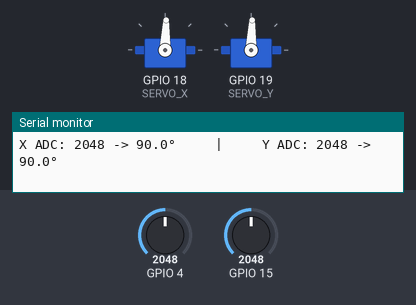
A sketch run on a simulated ESP32. Shown: 2 × servo, the last lines printed to the serial monitor. The inputs (shaded band) are chosen by the test bench; at power-on: GPIO 4 = 2048, GPIO 15 = 2048 (analog values on the 0–4095 scale). Servo pulses on a pin are drawn as a servo (544–2400 µs = 0–180°).

Above: at 9.9 s.
10.0 s: GPIO 4 set to 2122
11.5 s: GPIO 4 set to 2221
At 12.7 s:
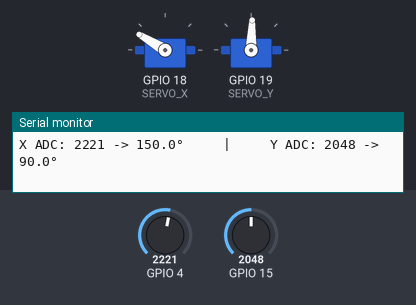
13.3 s: GPIO 15 set to 1867
At 14.7 s:
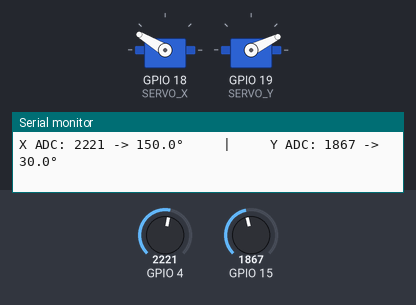
15.3 s: GPIO 15 set to 2440
At 16.5 s:
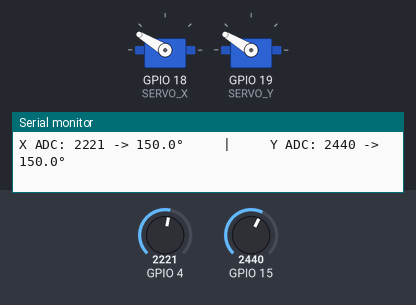
17.2 s: GPIO 4 set to 2047
At 18.7 s:
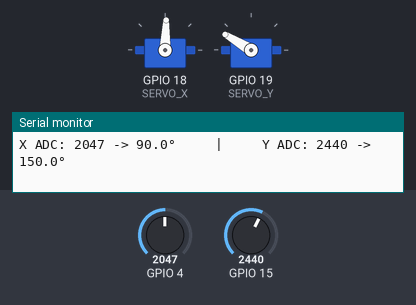
19.0 s: GPIO 15 set to 2212
20.5 s: GPIO 15 set to 2100
At 21.3 s:
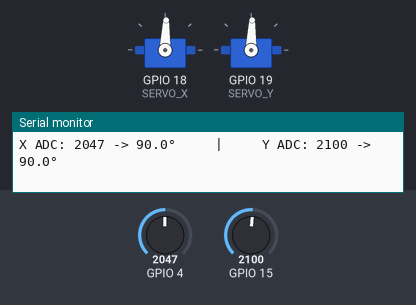
Timing chart, 0 to 23.3 s (numbered marks = the images above; inputs shaded):
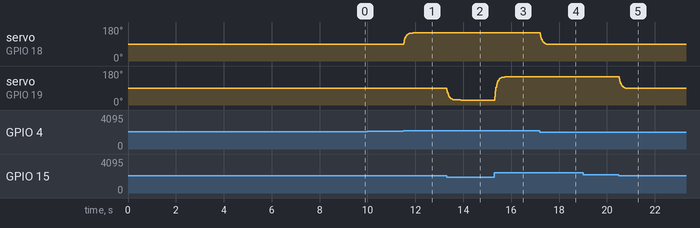

Measured:
- the behaviour switches between 2168 and 2169 on GPIO 4 (found by bisection; images 0 and 1)
- the behaviour switches between 1928 and 1927 on GPIO 15 (found by bisection; images 1 and 2)
- the behaviour switches between 2169 and 2168 on GPIO 15 (found by bisection; images 4 and 5)
- after the input at 11.5 s, servo on GPIO 18 (SERVO_X): moves from 88° to 149° over 0.37 s, starting at once
- after the input at 13.3 s, servo on GPIO 19 (SERVO_Y): moves from 88° to 26° over 0.58 s, starting at once
- after the input at 15.3 s, servo on GPIO 19 (SERVO_Y): moves from 26° to 149° over 0.43 s, starting at once
- after the input at 17.2 s, servo on GPIO 18 (SERVO_X): moves from 149° to 88° over 0.39 s, starting at once
- after the input at 20.5 s, servo on GPIO 19 (SERVO_Y): moves from 149° to 88° over 0.39 s, starting at once

The sketch:

movimiento_lengua.md.ino
```cpp
// ============================================================
// TENTÁCULO X/Y - ESP32
//
// Joystick X -> GPIO 4
// Joystick Y -> GPIO 15
//
// Servo X -> GPIO 18
// Servo Y -> GPIO 19
//
// Joystick alimentado con 3.3 V
// ============================================================


// ============================================================
// PINES
// ============================================================

const int JOYSTICK_X = 4;
const int JOYSTICK_Y = 15;

const int SERVO_X = 18;
const int SERVO_Y = 19;


// ============================================================
// SERVO PWM
// ============================================================

const int FRECUENCIA_SERVO = 50;
const int RESOLUCION_PWM = 16;

const int PULSO_MIN = 500;
const int PULSO_MAX = 2400;


// ============================================================
// RECORRIDO DE LOS SERVOS
// ============================================================

const float X_MIN = 30;
const float X_CENTRO = 90;
const float X_MAX = 150;

const float Y_MIN = 30;
const float Y_CENTRO = 90;
const float Y_MAX = 150;


// ============================================================
// CALIBRACIÓN DEL JOYSTICK
// ============================================================

int centroX = 2048;
int centroY = 2048;

int minimoX = 0;
int maximoX = 4095;

int minimoY = 0;
int maximoY = 4095;


// ============================================================
// ZONA MUERTA
// ============================================================

const int ZONA_MUERTA = 120;


// ============================================================
// SUAVIZADO
// ============================================================

float posicionX = 90;
float posicionY = 90;

const float SUAVIZADO = 0.15;


// ============================================================
// INVERTIR EJES
// ============================================================

const bool INVERTIR_X = false;
const bool INVERTIR_Y = false;


// ============================================================
// PWM SERVO
// ============================================================

uint32_t anguloAPWM(float angulo)
{
  angulo = constrain(angulo, 0, 180);

  float pulso =
    PULSO_MIN +
    (angulo / 180.0) *
    (PULSO_MAX - PULSO_MIN);

  return (uint32_t)(
    (pulso / 20000.0) * 65535.0
  );
}


void moverServo(int pin, float angulo)
{
  ledcWrite(pin, anguloAPWM(angulo));
}


// ============================================================
// LECTURA FILTRADA DEL ADC
// ============================================================

int leerJoystick(int pin)
{
  // Descartar primera lectura
  analogRead(pin);

  delayMicroseconds(100);

  long suma = 0;

  const int muestras = 8;

  for (int i = 0; i < muestras; i++)
  {
    suma += analogRead(pin);
    delayMicroseconds(80);
  }

  return suma / muestras;
}


// ============================================================
// CALIBRAR CENTRO
// ============================================================

void calibrarCentro()
{
  Serial.println();
  Serial.println("============================");
  Serial.println(" CALIBRANDO CENTRO");
  Serial.println(" NO MUEVAS EL JOYSTICK");
  Serial.println("============================");

  long sumaX = 0;
  long sumaY = 0;

  const int muestras = 150;

  for (int i = 0; i < muestras; i++)
  {
    sumaX += leerJoystick(JOYSTICK_X);
    sumaY += leerJoystick(JOYSTICK_Y);

    delay(5);
  }

  centroX = sumaX / muestras;
  centroY = sumaY / muestras;

  Serial.print("Centro X = ");
  Serial.println(centroX);

  Serial.print("Centro Y = ");
  Serial.println(centroY);
}


// ============================================================
// CALIBRAR EXTREMOS
// ============================================================

void calibrarExtremos()
{
  Serial.println();
  Serial.println("============================");
  Serial.println(" CALIBRANDO EXTREMOS");
  Serial.println();
  Serial.println("MUEVE EL JOYSTICK");
  Serial.println("COMPLETAMENTE EN TODAS");
  Serial.println("LAS DIRECCIONES");
  Serial.println("============================");


  // Empezamos desde el centro

  minimoX = centroX;
  maximoX = centroX;

  minimoY = centroY;
  maximoY = centroY;


  // 5 segundos para mover el joystick

  unsigned long inicio = millis();

  while (millis() - inicio < 5000)
  {
    int x = leerJoystick(JOYSTICK_X);
    int y = leerJoystick(JOYSTICK_Y);


    if (x < minimoX)
      minimoX = x;

    if (x > maximoX)
      maximoX = x;


    if (y < minimoY)
      minimoY = y;

    if (y > maximoY)
      maximoY = y;


    Serial.print("X: ");
    Serial.print(x);

    Serial.print("   Y: ");
    Serial.println(y);
  }


  Serial.println();
  Serial.println("============================");
  Serial.println(" CALIBRACIÓN TERMINADA");
  Serial.println("============================");

  Serial.print("X MIN = ");
  Serial.println(minimoX);

  Serial.print("X CENTRO = ");
  Serial.println(centroX);

  Serial.print("X MAX = ");
  Serial.println(maximoX);

  Serial.println();

  Serial.print("Y MIN = ");
  Serial.println(minimoY);

  Serial.print("Y CENTRO = ");
  Serial.println(centroY);

  Serial.print("Y MAX = ");
  Serial.println(maximoY);

  Serial.println("============================");
}


// ============================================================
// CONVERTIR JOYSTICK A ÁNGULO
// ============================================================

float calcularAngulo(
  int lectura,
  int minimo,
  int centro,
  int maximo,
  float anguloMin,
  float anguloCentro,
  float anguloMax
)
{

  // ========================================================
  // ZONA MUERTA
  // ========================================================

  if (abs(lectura - centro) <= ZONA_MUERTA)
  {
    return anguloCentro;
  }


  // ========================================================
  // LADO NEGATIVO
  // izquierda / abajo
  // ========================================================

  if (lectura < centro)
  {
    float porcentaje =
      (float)(lectura - minimo) /
      (float)(centro - minimo);

    porcentaje =
      constrain(
        porcentaje,
        0.0,
        1.0
      );

    return
      anguloMin +
      porcentaje *
      (anguloCentro - anguloMin);
  }


  // ========================================================
  // LADO POSITIVO
  // derecha / arriba
  // ========================================================

  float porcentaje =
    (float)(lectura - centro) /
    (float)(maximo - centro);

  porcentaje =
    constrain(
      porcentaje,
      0.0,
      1.0
    );

  return
    anguloCentro +
    porcentaje *
    (anguloMax - anguloCentro);
}


// ============================================================
// SETUP
// ============================================================

void setup()
{
  Serial.begin(115200);

  analogReadResolution(12);

  analogSetPinAttenuation(
    JOYSTICK_X,
    ADC_11db
  );

  analogSetPinAttenuation(
    JOYSTICK_Y,
    ADC_11db
  );


  // Servo X

  ledcAttach(
    SERVO_X,
    FRECUENCIA_SERVO,
    RESOLUCION_PWM
  );


  // Servo Y

  ledcAttach(
    SERVO_Y,
    FRECUENCIA_SERVO,
    RESOLUCION_PWM
  );


  // Centrar servos

  moverServo(
    SERVO_X,
    X_CENTRO
  );

  moverServo(
    SERVO_Y,
    Y_CENTRO
  );


  delay(1000);


  // ========================================================
  // CALIBRACIÓN
  // ========================================================

  calibrarCentro();

  delay(1000);

  calibrarExtremos();


  posicionX = X_CENTRO;
  posicionY = Y_CENTRO;

  delay(500);
}


// ============================================================
// LOOP
// ============================================================

void loop()
{

  int valorX =
    leerJoystick(JOYSTICK_X);

  int valorY =
    leerJoystick(JOYSTICK_Y);


  // ========================================================
  // CALCULAR POSICIÓN X
  // ========================================================

  float objetivoX =
    calcularAngulo(
      valorX,
      minimoX,
      centroX,
      maximoX,
      X_MIN,
      X_CENTRO,
      X_MAX
    );


  // ========================================================
  // CALCULAR POSICIÓN Y
  // ========================================================

  float objetivoY =
    calcularAngulo(
      valorY,
      minimoY,
      centroY,
      maximoY,
      Y_MIN,
      Y_CENTRO,
      Y_MAX
    );


  // ========================================================
  // INVERTIR EJES
  // ========================================================

  if (INVERTIR_X)
  {
    objetivoX =
      X_CENTRO -
      (objetivoX - X_CENTRO);
  }


  if (INVERTIR_Y)
  {
    objetivoY =
      Y_CENTRO -
      (objetivoY - Y_CENTRO);
  }


  // ========================================================
  // SUAVIZADO
  // ========================================================

  posicionX +=
    (objetivoX - posicionX) *
    SUAVIZADO;

  posicionY +=
    (objetivoY - posicionY) *
    SUAVIZADO;


  // ========================================================
  // MOVER SERVOS
  // ========================================================

  moverServo(
    SERVO_X,
    posicionX
  );

  moverServo(
    SERVO_Y,
    posicionY
  );


  // ========================================================
  // MONITOR SERIAL
  // ========================================================

  Serial.print("X ADC: ");
  Serial.print(valorX);

  Serial.print(" -> ");
  Serial.print(posicionX, 1);

  Serial.print("°");

  Serial.print("     |     ");

  Serial.print("Y ADC: ");
  Serial.print(valorY);

  Serial.print(" -> ");
  Serial.print(posicionY, 1);

  Serial.println("°");


  delay(10);
}
```
